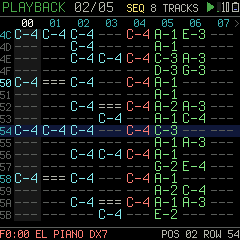
#> input picture site/screens/playback-acid.png, 240 x 240 px
$ python -i images.py   (imports and definitions only)
#> lines starting #> are read from the running program, lines starting #| are printed output that depends on the picture
#!/usr/bin/env python3
# SPDX-License-Identifier: GPL-3.0-only
# Copyright (C) 2026 Vasily Kazantsev
"""The landing's images (specs/site.md), from what site/tools/ makes:

  python3 -I site/tools/images.py screens DIR     DIR/*.ppm (site/tools/shots.c's) -> site/screens/*.png
  python3 -I site/tools/images.py hero HERO.png   hero.html's picture -> site/img/hero.webp (2400 px), hero-phone.webp
                                                  (the FM-1 cropped close, 1200 px) and og.jpg (1200 x 630, for link
                                                  previews)
  python3 -I site/tools/images.py video THUMB.png NAME
                                                  a video's YouTube thumbnail (1280 x 720) -> site/img/NAME.webp
                                                  (640 px, the video card's picture at twice its size)
  python3 -I site/tools/images.py card            site/screens/playback-acid.png -> site/img/card.png, the picture of
                                                  the firmware's card in The Firmware Hub's catalogue (fmhub.json):
                                                  the screen with PT/FM in its header alone, not a real screen
"""
import sys
from pathlib import Path

from PIL import Image

SITE = Path(__file__).resolve().parents[1]
CROP_PHONE = (.20, .08, .92, .92)         # fractions of the picture: the FM-1 close, for narrow screens
CROP_OG = (.20, .04, 1.0, .787)           # 1200 x 630's shape out of a 16 : 9 picture
# the card: the header's text is Terminus 8x16 (assets/fonts/ter-u16n.bdf, as the FM-1 draws it) in 8-pixel cells from
# x 2, rows 0-15, on black
CARD_SCREEN = "screens/playback-acid.png"       # PLAYBACK (8 cells), a space, the page 02/05: cells at x 2-113
CARD_LOGO = ((255, 125, 115), (131, 234, 238), (246, 226, 115), (131, 234, 131), (238, 133, 238))  # the start
                                                # screen's PT/FM, a colour a letter


def crop(im, box):
    w, h = im.size
    return im.crop((round(box[0] * w), round(box[1] * h), round(box[2] * w), round(box[3] * h)))


def scaled(im, width):
    return im.resize((width, round(im.size[1] * width / im.size[0])), Image.LANCZOS)


# [7 lines left out: function screens, not called in this run]


def hero(src):
#> called with src = '../screens/playback-acid.png'
    out = SITE / "img"
    out.mkdir(exist_ok=True)
    im = Image.open(src).convert("RGB")
#> im is the input picture: PIL image 240x240 RGB; mean R, G, B 16.6, 20.6, 19.2
    for name, pic in (("hero.webp", scaled(im, 2400)), ("hero-phone.webp", scaled(crop(im, CROP_PHONE), 1200))):
#> in crop, `w, h = im.size`: w = 240
        pic.save(out / name, "WEBP", quality=82, method=6)
#> this loop made 2 passes
#> pass 1, in hero, `pic.save(out / name, "WEBP", quality=82, method=6)`:
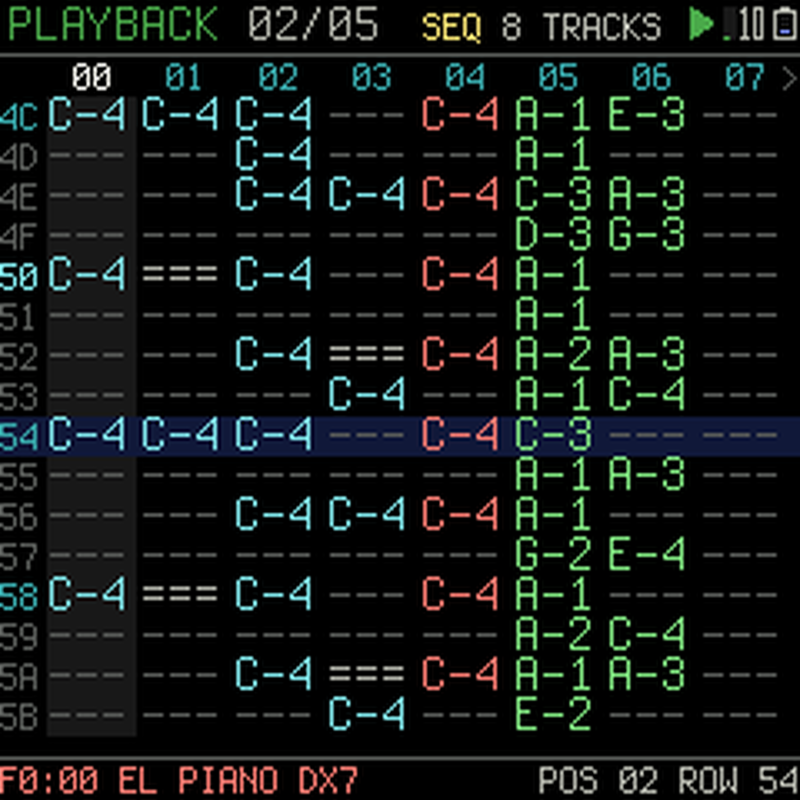
#> saved as hero.webp: PIL image 2400x2400 RGB (shown at 1/3 size); mean R, G, B 18.8, 23.5, 21.5
#> pass 2, in hero, `pic.save(out / name, "WEBP", quality=82, method=6)`:
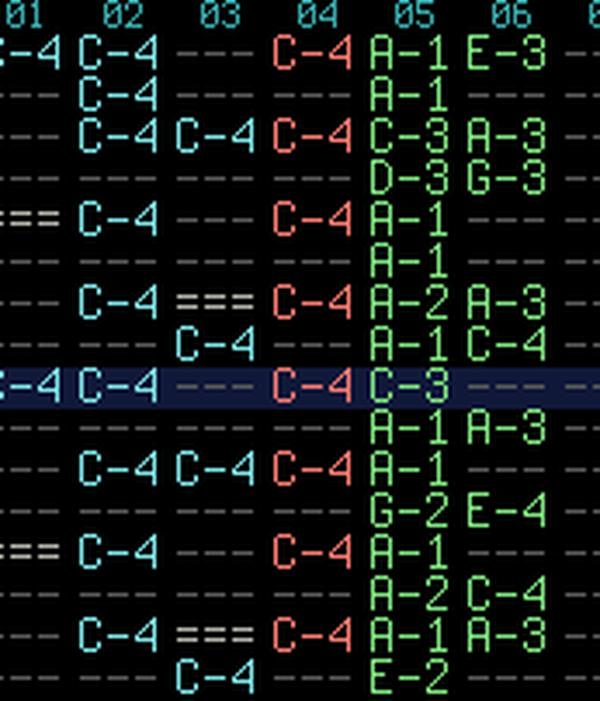
#> saved as hero-phone.webp: PIL image 1200x1401 RGB (shown at 1/2 size); mean R, G, B 16.2, 22.5, 19.8
    scaled(crop(im, CROP_OG), 1200).resize((1200, 630), Image.LANCZOS).save(out / "og.jpg", quality=86, optimize=True)
#> call 2 of crop, with box = (0.2, 0.04, 1, 0.787)
#> in crop (call 2), `return im.crop((round(box[0] * w), round(box[1] * h), round(box[2] * w..`:
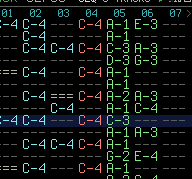
#> returned value: PIL image 192x179 RGB; mean R, G, B 13.5, 18.6, 17.2
#> call 3 of scaled, with width = 1200
#> in scaled (call 3), `return im.resize((width, round(im.size[1] * width / im.size[0])), Imag..`:
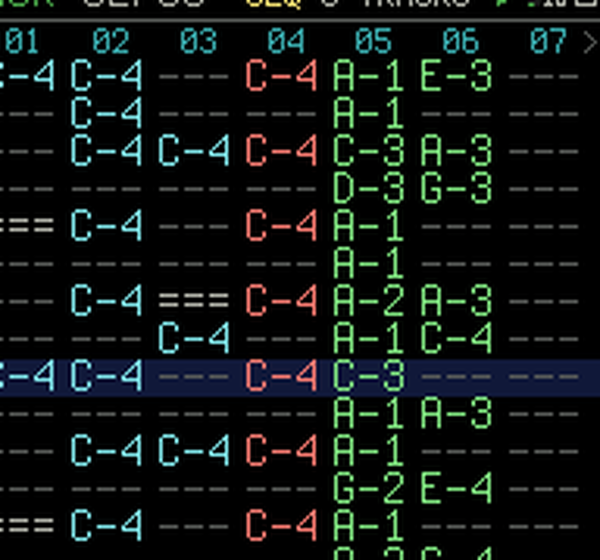
#> returned value: PIL image 1200x1119 RGB (shown at 1/2 size); mean R, G, B 15.7, 21.5, 19.6
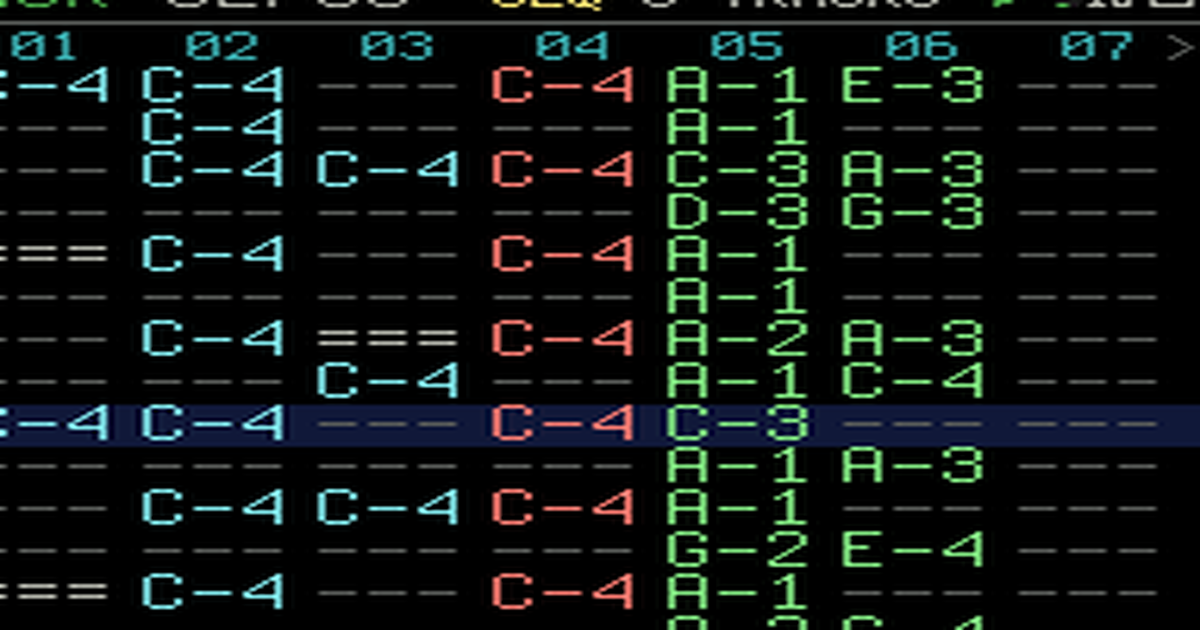
#> saved as og.jpg: PIL image 1200x630 RGB; mean R, G, B 15.7, 21.5, 19.6
    for name in ("hero.webp", "hero-phone.webp", "og.jpg"):
        print(out / name, (out / name).stat().st_size, "B")


# [38 lines left out: functions read_bdf, card, video, not called in this run]


# [9 lines not run here, left out]

#> (the run stopped early here; a loop or call above may not have finished)

$ run again, on site/screens/loops-full.png
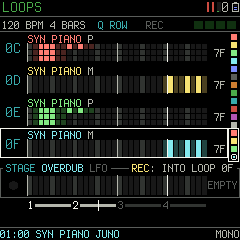
#> input picture site/screens/loops-full.png, 240 x 240 px
#> in hero, im is the input picture: PIL image 240x240 RGB; mean R, G, B 23.8, 26.2, 23.2
#> w = 240
#> the loop in hero, `for name, pic in (("hero.webp", scaled(im, 2400)), ("hero-phone.webp",..` made 2 passes
#> name on passes 1 to 2: 'hero.webp', 'hero-phone.webp'
#> pass 1, in hero, `pic.save(out / name, "WEBP", quality=82, method=6)`:
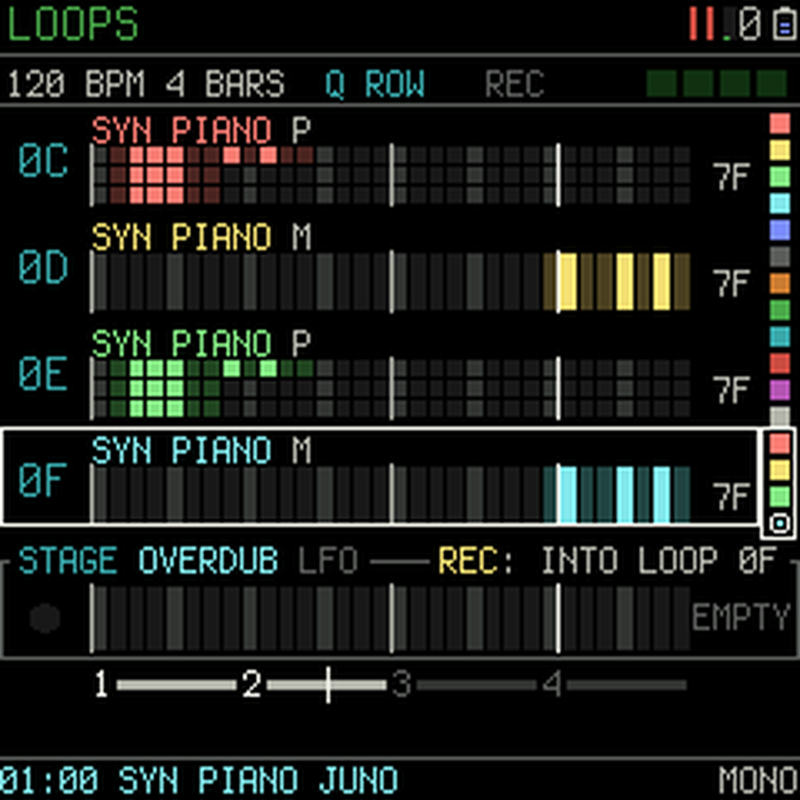
#> saved as hero.webp: PIL image 2400x2400 RGB (shown at 1/3 size); mean R, G, B 25.5, 28.2, 25
#> in hero, `scaled(crop(im, CROP_OG), 1200).resize((1200, 630), Image.LANCZOS).sav..`:
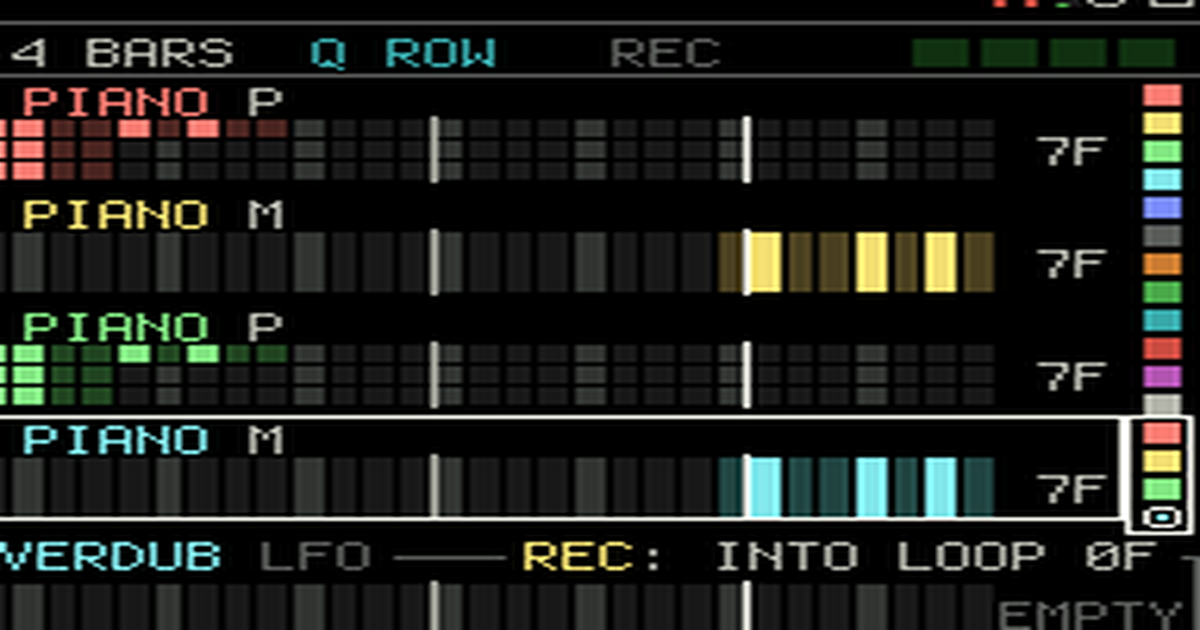
#> saved as og.jpg: PIL image 1200x630 RGB; mean R, G, B 29.1, 31.2, 27.2

$ run again, on site/screens/songs-list.png
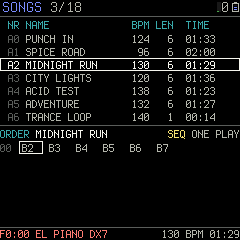
#> input picture site/screens/songs-list.png, 240 x 240 px
#> in hero, im is the input picture: PIL image 240x240 RGB; mean R, G, B 15.4, 15.8, 15.3
#> w = 240
#> the loop in hero, `for name, pic in (("hero.webp", scaled(im, 2400)), ("hero-phone.webp",..` made 2 passes
#> name on passes 1 to 2: 'hero.webp', 'hero-phone.webp'
#> pass 1, in hero, `pic.save(out / name, "WEBP", quality=82, method=6)`:
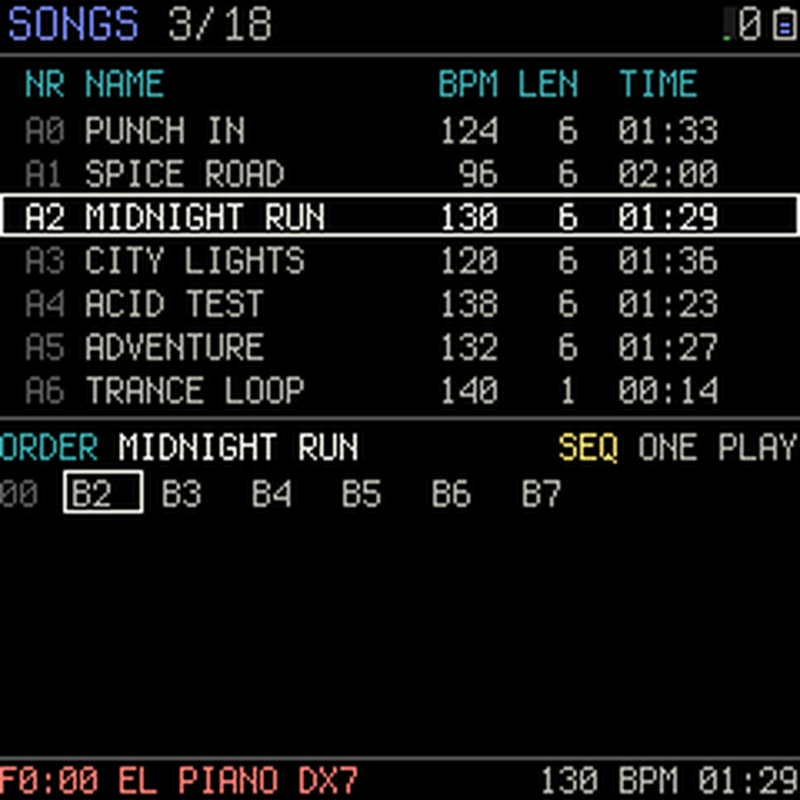
#> saved as hero.webp: PIL image 2400x2400 RGB (shown at 1/3 size); mean R, G, B 17.8, 18.2, 17.6
#> in hero, `scaled(crop(im, CROP_OG), 1200).resize((1200, 630), Image.LANCZOS).sav..`:
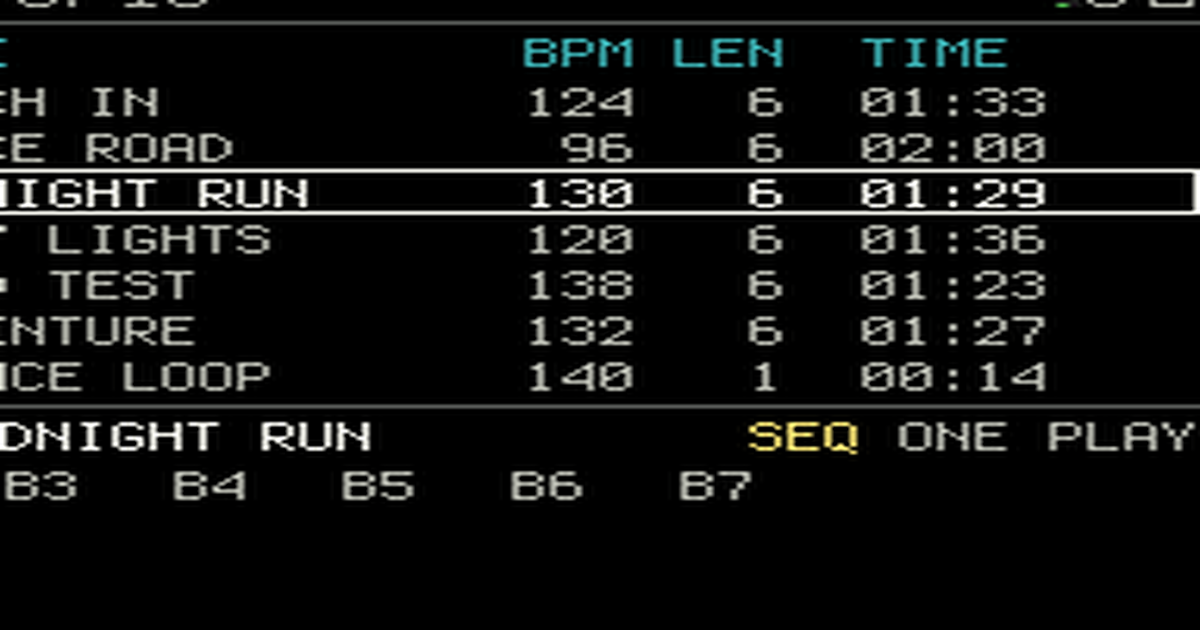
#> saved as og.jpg: PIL image 1200x630 RGB; mean R, G, B 18.5, 19.2, 18.3
